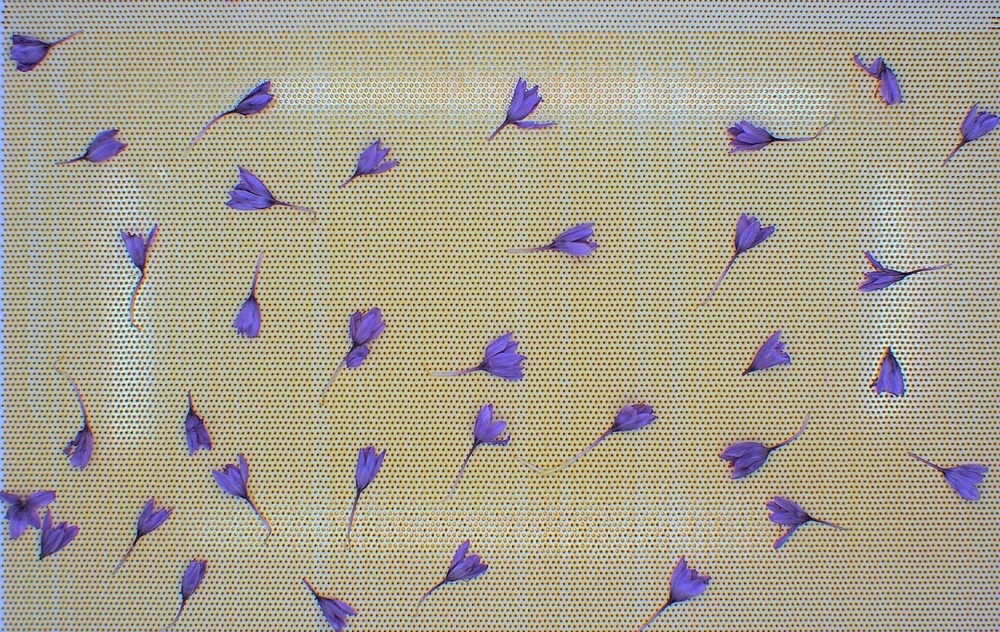
#> input picture HW5/images/img_01.jpg, 1000 x 632 px, shrunk from 1290 x 815 before the run, found by its file name
$ jupyter execute Q1.ipynb   (older library calls are emulated)
#> lines starting #> are read from the running program, lines starting #| are printed output that depends on the picture; long printed decimals are rounded
[cell 1]
import cv2
from google.colab.patches import cv2_imshow
import numpy as np
import math
import matplotlib.pyplot as plt
from PIL import Image
from numpy import fft
from matplotlib.colors import LogNorm

[cell 2]
from google.colab import drive
drive.mount('/content/drive')

[cell 3]
path = "/content/drive/My Drive/CV_course/HW5/images/"

[cell 4]
img = cv2.imread(path + "img_01.jpg", 0)
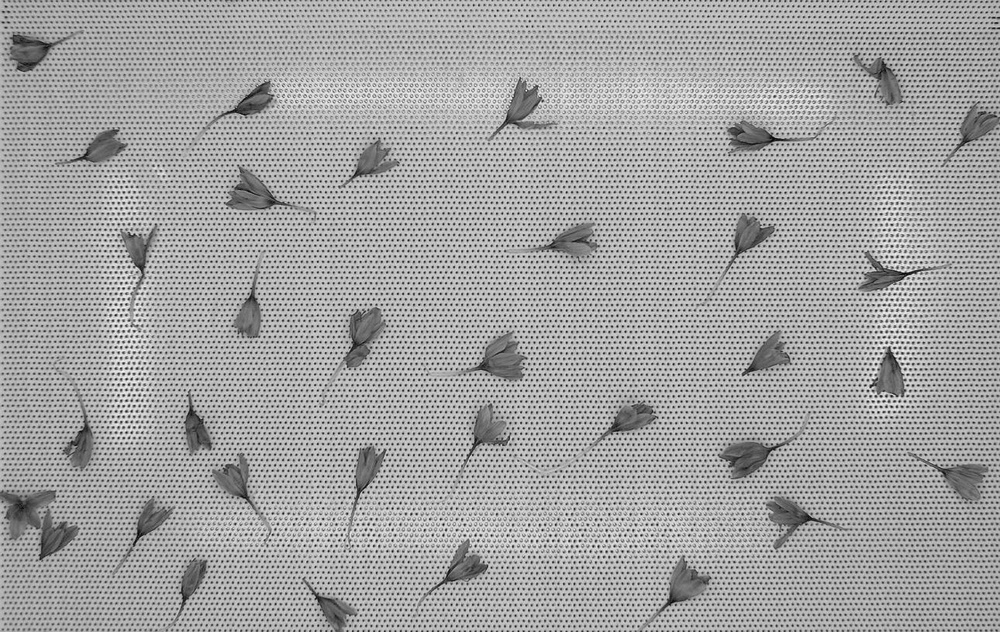
#> img: shape (632, 1000); min 2, max 254, mean 163.2
plt.imshow(img, cmap="gray")
plt.axis('off')

[cell 5]
fourier = fft.fft2(img)
shifted_f = fft.fftshift(np.abs(fourier))
plt.figure()
# https://matplotlib.org/stable/gallery/images_contours_and_fields/colormap_normalizations.html#sphx-glr-gallery-images-contours-and-fields-colormap-normalizations-py
plt.imshow(shifted_f, norm=LogNorm(vmin=10000), cmap='gray')

[cell 6]
size = img.shape
#> size = (632, 1000)
print(size)
#| (632, 1000)
shifted_f[int(size[0]/2) - 80: int(size[0]/2) + 80, int(size[1]/2) - 150: int(size[1]/2) + 150] = 0
#> shifted_f: shape (632, 1000) float64; min 0, max 7652337.9, mean 7082.6
m = np.max(shifted_f)
#> m = 7652337.9
shifted_f /= m
peaks = shifted_f < 0.001
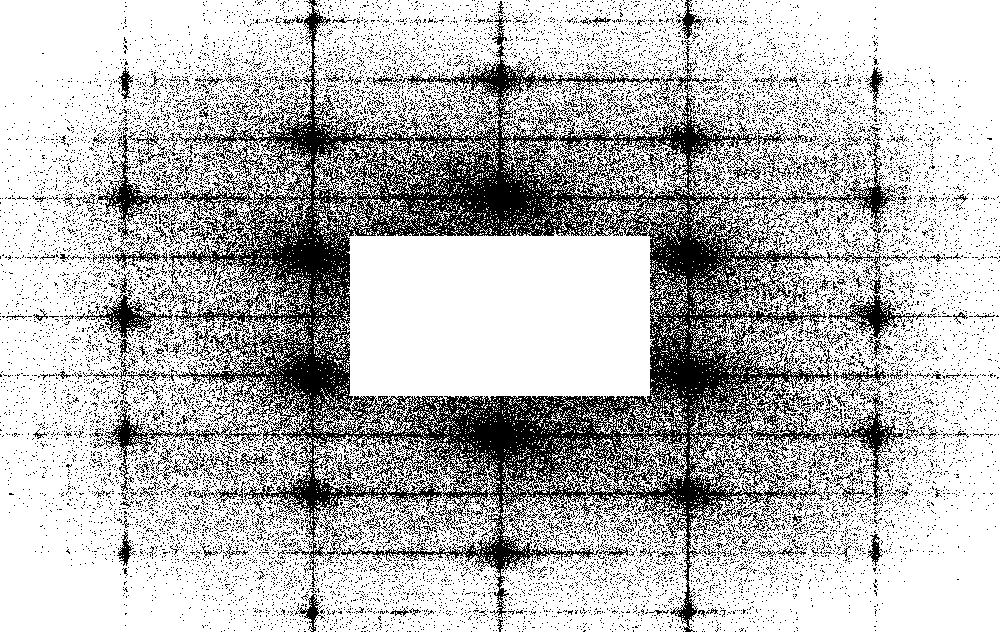
#> peaks: shape (632, 1000) bool; 72.7% white; black in thin lines or dots

peaks = fft.ifftshift(peaks)
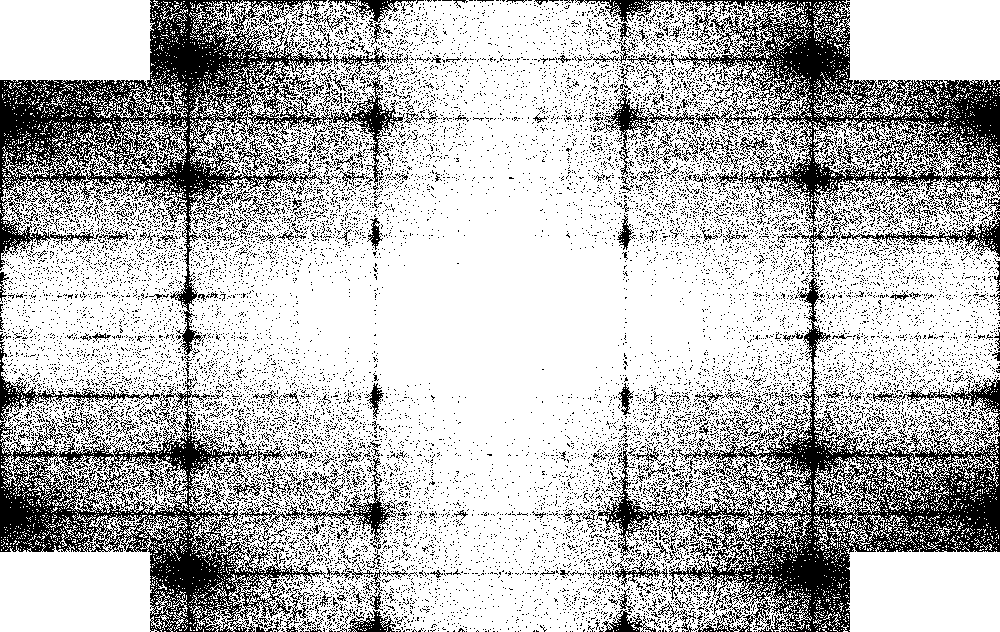
#> peaks: shape (632, 1000) bool; 72.7% white; black in thin lines or dots
denoised = fourier * peaks
denoised = np.real(fft.ifft2(denoised))
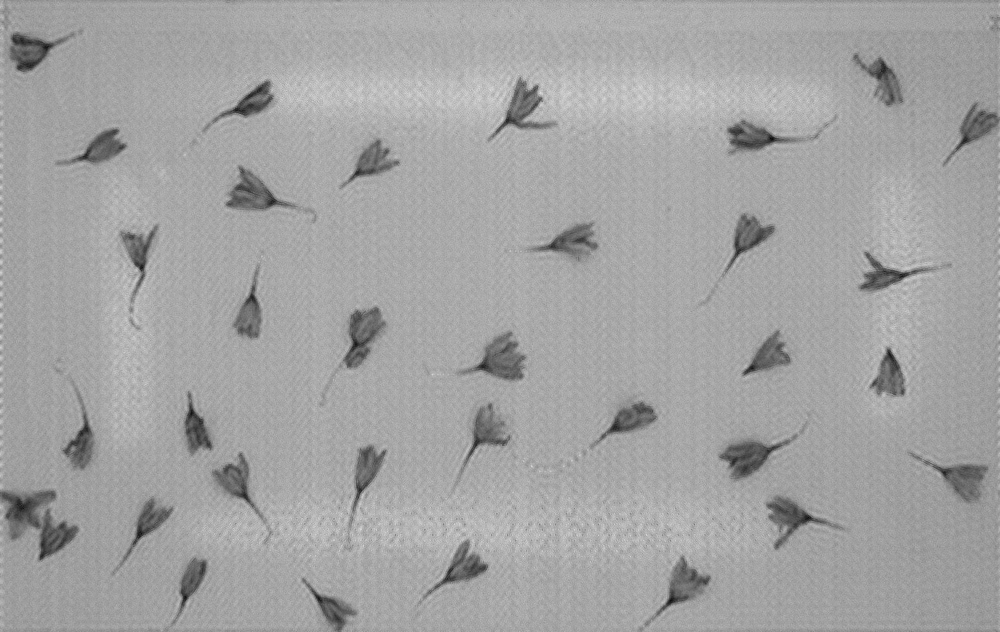
#> denoised: shape (632, 1000) float64; min 9.19, max 222.3, mean 163.2
plt.imshow(denoised, cmap='gray')
plt.show()

[cell 7]
canny = cv2.Canny(np.uint8(denoised),100,150) #https://stackoverflow.com/questions/19103933/depth-error-in-2d-image-with-opencv-python
#> canny: shape (632, 1000); 1.8% white in thin lines or dots
plt.figure()
plt.imshow(canny, plt.cm.gray)

[cell 8]
gX = cv2.Sobel(canny, ddepth=cv2.CV_32F, dx=1, dy=0, ksize=3)
gY = cv2.Sobel(canny, ddepth=cv2.CV_32F, dx=0, dy=1, ksize=3)
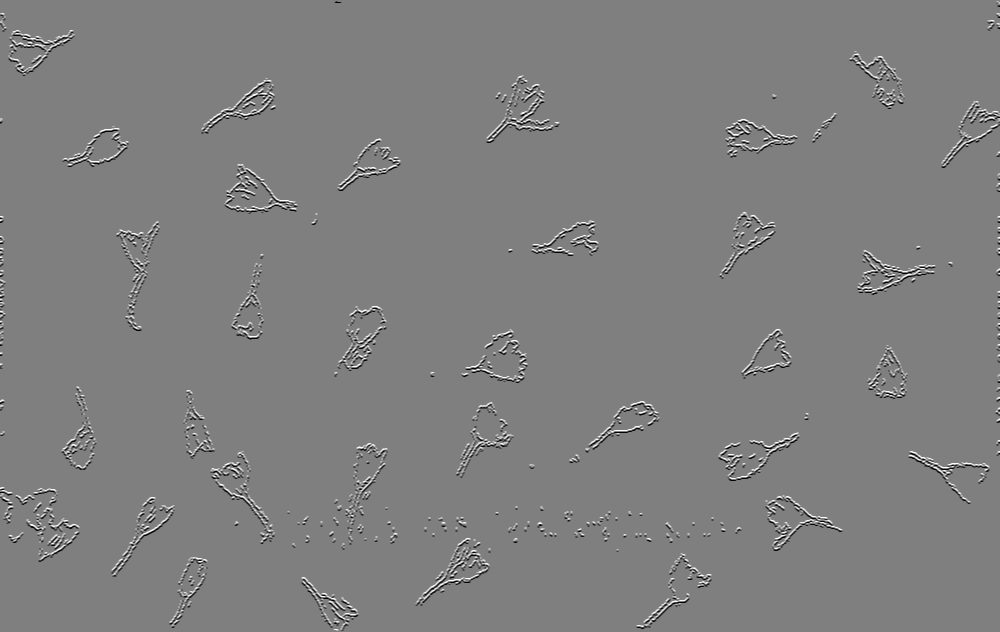
#> gY: shape (632, 1000) float32; min -1020, max 1020, mean 0; drawn with min black and max white

combined = cv2.addWeighted(gX, 0.5, gY, 0.5, 0)

cv2_imshow(combined)

[cell 9]
# https://stackoverflow.com/questions/59631756/gradient-orientation-with-arctan2-results-in-flipped-angles
theta =np.degrees(np.arctan2(gX,gY))
print(theta)
#> (printed output is left out)

[cell 10]
color = np.sqrt(gY**2 + gX**2)
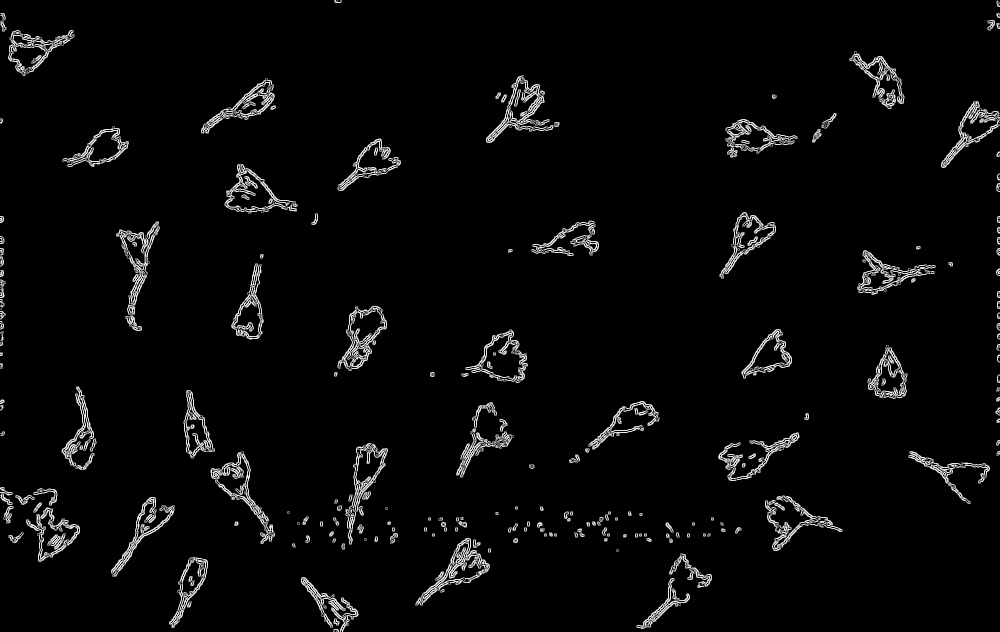
#> color: shape (632, 1000) float32; min 0, max 1140.4, mean 38.1; drawn with min black and max white
plt.quiver(gX,gY,color)
plt.show()
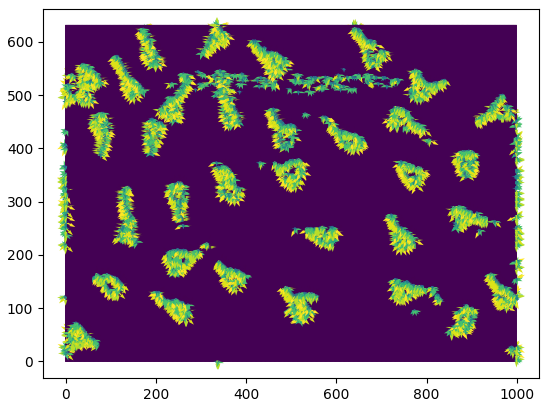
#> figure drawn by matplotlib, 1 panel

# Q3

[cell 11]
matrix = np.array([
    [0, 0, 255, 0, 0],
    [0, 0, 255, 0, 0],
    [0, 0, 255, 0, 0],
    [0, 0, 255, 0, 0],
    [0, 0, 255, 0, 0]
])

gX = cv2.Sobel(np.uint8(matrix), ddepth=cv2.CV_32F, dx=1, dy=0, ksize=3)
gY = cv2.Sobel(np.uint8(matrix), ddepth=cv2.CV_32F, dx=0, dy=1, ksize=3)

print(gX)
print(gY)

# Q4

[cell 12]
img4 = cv2.imread(path + "img_02.jpg", 0)
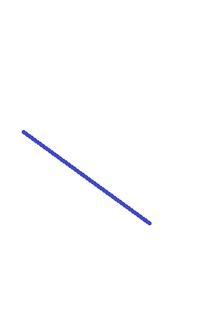
#> input picture HW5/images/img_02.jpg, 209 x 319 px, shrunk from 269 x 412 before the run, found by its file name
#> img4: shape (319, 209); min 57, max 255, mean 253.4
plt.imshow(img4, cmap="gray")
plt.axis('off')

[cell 13]
X = []
Y = []

size = img4.shape
#> size = (319, 209)

for i in range(size[0]):
  for j in range(size[1]):
    if img4[i][j] != 255:
      X.append(i)
      Y.append(j)
#> after the loop, X = 1543 values from 128 to 231

[cell 14]
X_bar = sum(X)/len(X)
#> X_bar = 177
Y_bar = sum(Y)/len(Y)
#> Y_bar = 85.99
X_sqr_bar = sum([x**2 for x in X])/len(X)
#> X_sqr_bar = 32084.8
XY_bar = sum([X[i]*Y[i] for i in range(len(X))]) / len(X)
#> XY_bar = 16248.4

m = (X_bar * Y_bar - XY_bar) / (X_bar**2 - X_sqr_bar)
#> m = 1.34
c = Y_bar - m * X_bar
#> c = -151.7
print(f"{m} * X + {c}")
#| 1.343 * X + -151.657
